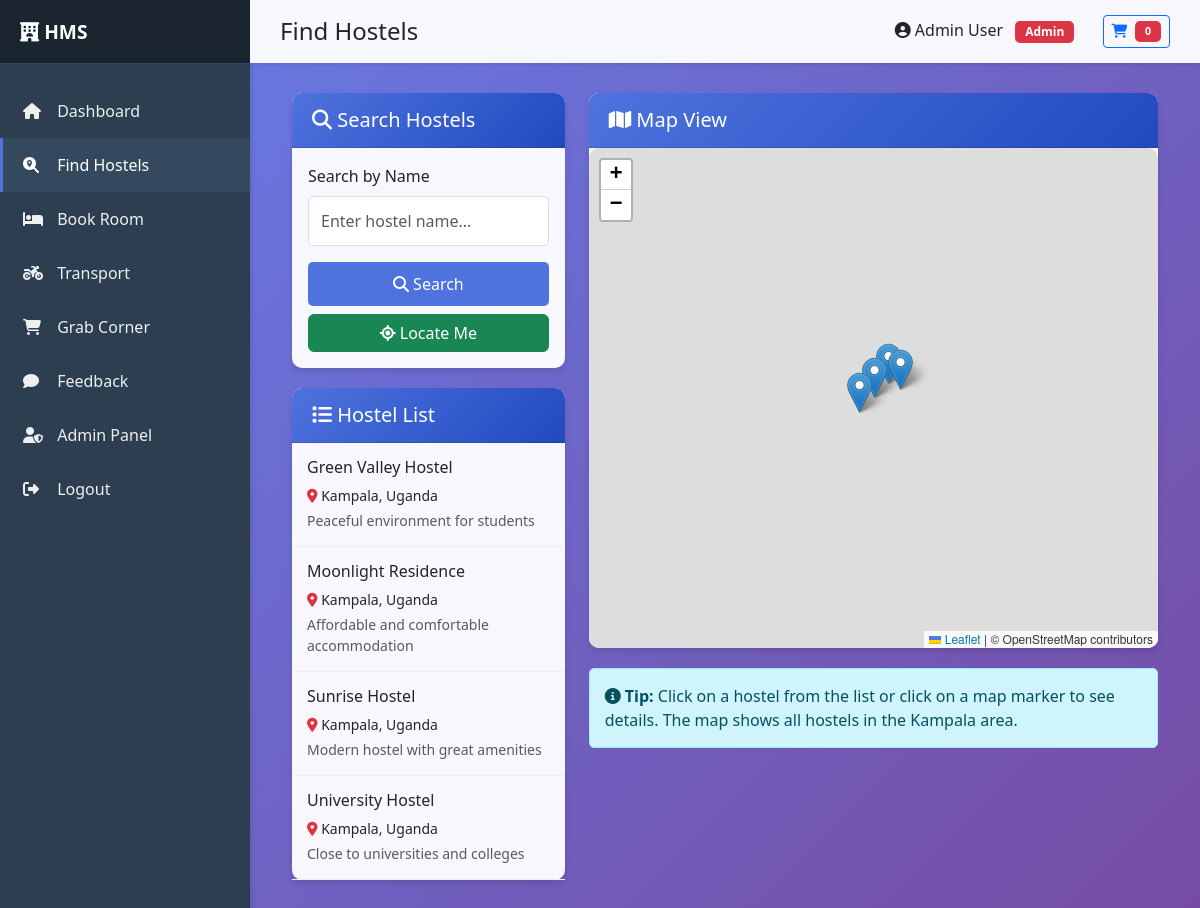
Screenshot of /hostels.php (signed in) with the database file from the repository.
### tables this page shows
CREATE TABLE IF NOT EXISTS hostels (
    id INT NOT NULL AUTO_INCREMENT PRIMARY KEY,
    name VARCHAR(200) NOT NULL,
    location VARCHAR(255) NOT NULL,
    latitude DECIMAL(10,8),
    longitude DECIMAL(11,8),
    description TEXT,
    contact VARCHAR(20),
    owner_id INT,
    created_at TIMESTAMP DEFAULT CURRENT_TIMESTAMP,
    FOREIGN KEY (owner_id) REFERENCES users(id) ON DELETE SET NULL
);

### app/models/Hostel.php (called while the page is built, shortened)
<?php
class Hostel {
    private $conn;
    private $table_name = "hostels";
    public function __construct($db) {
        $this->conn = $db;
    }
    public function getAll() {
        $query = "SELECT h.*, u.name as owner_name
                  FROM " . $this->table_name . " h
                  LEFT JOIN users u ON h.owner_id = u.id
                  ORDER BY h.name";
        $stmt = $this->conn->prepare($query);
        $stmt->execute();
        return $stmt->fetchAll(PDO::FETCH_ASSOC);
    }
}
?>

### public/hostels.php (the view, shortened to what this page needs)
<?php
require_once __DIR__ . '/../app/models/Hostel.php';
$database = new Database();
$db = $database->getConnection();
$hostelModel = new Hostel($db);
$hostels = $hostelModel->getAll();
require_once __DIR__ . '/../includes/header.php';
?>
<link rel="stylesheet" href="https://unpkg.com/leaflet/dist/leaflet.css" />
<div class="container-fluid">
    <div class="row">
        <div class="col-md-4">
            <div class="card">
                <div class="card-header">
                    <h5 class="mb-0"><i class="fas fa-search"></i> Search Hostels</h5>
                </div>
                <div class="card-body">
                    <div class="mb-3">
                        <label class="form-label">Search by Name</label>
                        <input type="text" id="searchInput" class="form-control"
                            placeholder="Enter hostel name...">
                    </div>
                    <button class="btn btn-primary w-100" onclick="searchHostels()">
                        <i class="fas fa-search"></i> Search
                    </button>
                    <button class="btn btn-success w-100 mt-2" onclick="locateUser()">
                        <i class="fas fa-location"></i> Locate Me
                    </button>
                </div>
            </div>
            <div class="card mt-3">
                <div class="card-header">
                    <h5 class="mb-0"><i class="fas fa-list"></i> Hostel List</h5>
                </div>
                <div class="card-body hostel-list p-0">
                    <div id="hostelList">
                        <?php foreach ($hostels as $hostel): ?>
                            <div class="hostel-item" onclick="selectHostel(<?php echo $hostel['id']; ?>,
                                <?php echo $hostel['latitude']; ?>,
                                <?php echo $hostel['longitude']; ?>)">
                                <h6><?php echo htmlspecialchars($hostel['name']); ?></h6>
                                <p class="mb-1 small">
                                    <i class="fas fa-map-marker-alt text-danger"></i>
                                    <?php echo htmlspecialchars($hostel['location']); ?>
                                </p>
                                <p class="mb-0 small text-muted">
                                    <?php echo htmlspecialchars($hostel['description']); ?>
                                </p>
                            </div>
                        <?php endforeach; ?>
                    </div>
                </div>
            </div>
        </div>
        <div class="col-md-8">
            <div class="card">
                <div class="card-header">
                    <h5 class="mb-0"><i class="fas fa-map"></i> Map View</h5>
                </div>
                <div class="card-body p-0">
                    <div id="map" style="height: 500px;"></div>
                </div>
            </div>
            <div class="alert alert-info mt-3">
                <i class="fas fa-info-circle"></i>
                <strong>Tip:</strong> Click on a hostel from the list or click on a map marker to see details.
                The map shows all hostels in the Kampala area.
            </div>
        </div>
    </div>
</div>
<?php require_once __DIR__ . '/../includes/footer.php'; ?>

### public/css/style.css (style rules this page uses)
:root { --primary-color: #4e73df; --secondary-color: #858796; --success-color: #1cc88a; --danger-color: #e74a3b; --warning-color: #f6c23e; --info-color: #36b9cc; --bg-gradient: linear-gradient(135deg, #667eea 0%, #764ba2 100%); --sidebar-width: 250px; }
* { margin: 0; padding: 0; box-sizing: border-box; }
body { font-family: 'Segoe UI', Tahoma, Geneva, Verdana, sans-serif; background: var(--bg-gradient); min-height: 100vh; }
.card { border: none; border-radius: 10px; box-shadow: 0 4px 6px rgba(0,0,0,0.1); margin-bottom: 20px; background: rgba(255, 255, 255, 0.95); }
.card-header { background: linear-gradient(135deg, var(--primary-color) 0%, #224abe 100%); color: white; border-radius: 10px 10px 0 0 !important; padding: 15px 20px; font-weight: 600; }
.btn-primary { background: var(--primary-color); border: none; border-radius: 5px; padding: 10px 20px; transition: all 0.3s; }
.form-control { border-radius: 5px; border: 1px solid #ddd; padding: 12px; }
#map { height: 500px; width: 100%; border-radius: 10px; }
.hostel-list { max-height: 500px; overflow-y: auto; }
.hostel-item { padding: 15px; border-bottom: 1px solid #eee; cursor: pointer; transition: background 0.3s; }
.alert { border-radius: 5px; padding: 15px; margin-bottom: 20px; }

### rows the page displays
hostels: name "Green Valley Hostel", location "Kampala, Uganda", description "Peaceful environment for students"
hostels: name "Moonlight Residence", location "Kampala, Uganda", description "Affordable and comfortable accommodation"
hostels: name "Sunrise Hostel", location "Kampala, Uganda", description "Modern hostel with great amenities"
hostels: name "University Hostel", location "Kampala, Uganda", description "Close to universities and colleges"

### other values shown
$page_title "Find Hostels"
$_SESSION['user_name'] "Admin User"
